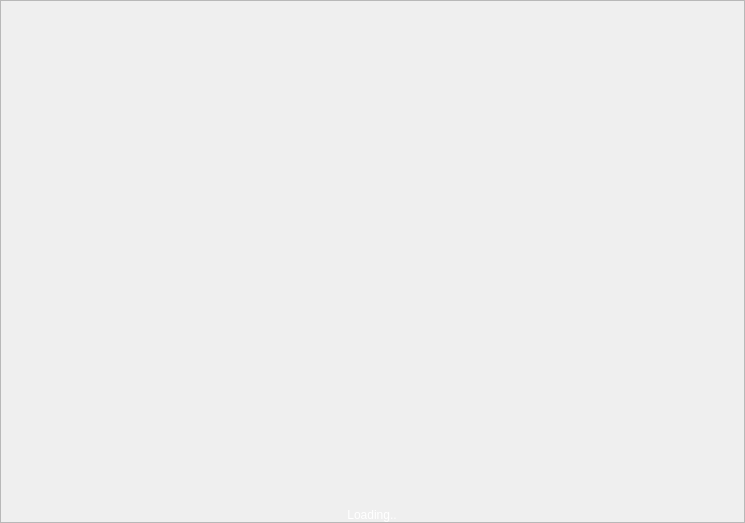
<?xml version="1.0" encoding="UTF-8"?>
<ui version="4.0">
 <class>SplashScreenVeil</class>
 <widget class="QWidget" name="SplashScreenVeil">
  <property name="geometry">
   <rect>
    <x>0</x>
    <y>0</y>
    <width>745</width>
    <height>523</height>
   </rect>
  </property>
  <property name="windowTitle">
   <string>Form</string>
  </property>
  <layout class="QVBoxLayout" name="verticalLayout">
   <property name="spacing">
    <number>0</number>
   </property>
   <property name="leftMargin">
    <number>0</number>
   </property>
   <property name="topMargin">
    <number>0</number>
   </property>
   <property name="rightMargin">
    <number>0</number>
   </property>
   <property name="bottomMargin">
    <number>0</number>
   </property>
   <item>
    <widget class="QFrame" name="frame">
     <property name="frameShape">
      <enum>QFrame::StyledPanel</enum>
     </property>
     <property name="frameShadow">
      <enum>QFrame::Raised</enum>
     </property>
     <layout class="QVBoxLayout" name="verticalLayout_2" stretch="3,6,3,0">
      <property name="spacing">
       <number>0</number>
      </property>
      <property name="leftMargin">
       <number>0</number>
      </property>
      <property name="topMargin">
       <number>0</number>
      </property>
      <property name="rightMargin">
       <number>0</number>
      </property>
      <property name="bottomMargin">
       <number>0</number>
      </property>
      <item>
       <spacer name="verticalSpacer">
        <property name="orientation">
         <enum>Qt::Vertical</enum>
        </property>
        <property name="sizeHint" stdset="0">
         <size>
          <width>20</width>
          <height>40</height>
         </size>
        </property>
       </spacer>
      </item>
      <item alignment="Qt::AlignHCenter|Qt::AlignVCenter">
       <widget class="QLabel" name="labelImg">
        <property name="minimumSize">
         <size>
          <width>300</width>
          <height>380</height>
         </size>
        </property>
        <property name="maximumSize">
         <size>
          <width>320</width>
          <height>16777215</height>
         </size>
        </property>
        <property name="text">
         <string/>
        </property>
        <property name="pixmap">
         <pixmap resource="../veil.qrc">:/icons/logo-splash</pixmap>
        </property>
        <property name="scaledContents">
         <bool>false</bool>
        </property>
        <property name="alignment">
         <set>Qt::AlignCenter</set>
        </property>
       </widget>
      </item>
      <item>
       <spacer name="verticalSpacer_2">
        <property name="orientation">
         <enum>Qt::Vertical</enum>
        </property>
        <property name="sizeHint" stdset="0">
         <size>
          <width>20</width>
          <height>54</height>
         </size>
        </property>
       </spacer>
      </item>
      <item alignment="Qt::AlignHCenter">
       <widget class="QLabel" name="labelLoading">
        <property name="text">
         <string>&lt;html&gt;&lt;head/&gt;&lt;body&gt;&lt;p&gt;&lt;span style=&quot; color:#ffffff;&quot;&gt;Loading..&lt;/span&gt;&lt;/p&gt;&lt;/body&gt;&lt;/html&gt;</string>
        </property>
        <property name="alignment">
         <set>Qt::AlignCenter</set>
        </property>
        <property name="margin">
         <number>5</number>
        </property>
       </widget>
      </item>
     </layout>
    </widget>
   </item>
  </layout>
 </widget>
 <resources>
  <include location="../veil.qrc"/>
 </resources>
 <connections/>
</ui>
